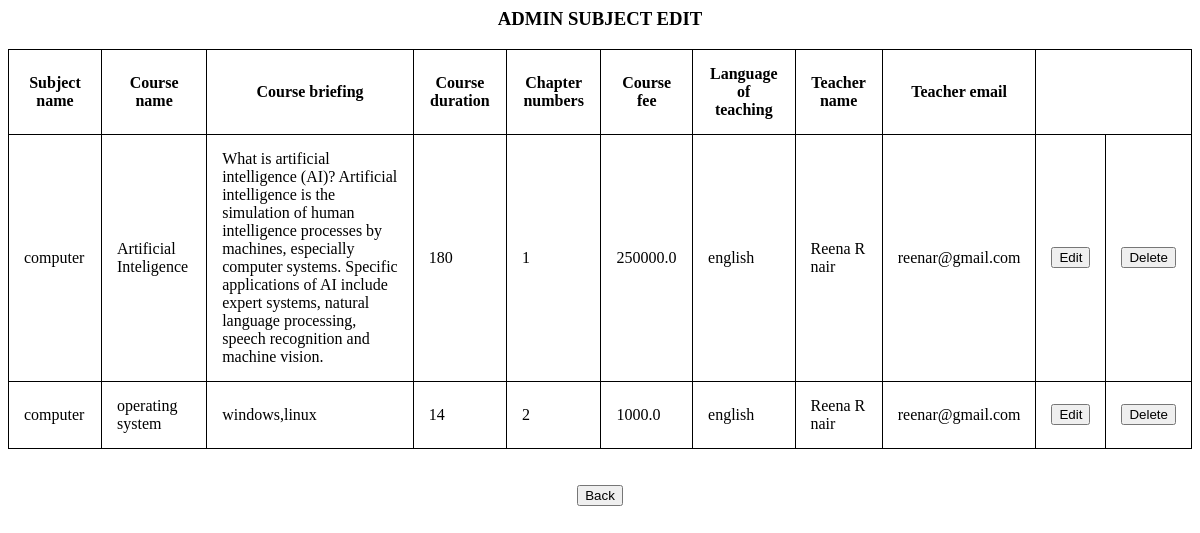
/subject_ad, run on the app's committed database.
### learn/models.py (models this page shows, shortened)
class Subject(models.Model):
    Subject_title = models.CharField(max_length=200, null=True)
    Course_title = models.CharField(max_length=200, null=True)
    Course_brief = models.TextField(null=True)
    Course_duration = models.IntegerField(null=True)
    Num_of_chapters = models.IntegerField(null=True)
    Course_fee = models.FloatField(null=True)
    Language = models.CharField(max_length=200, null=True)
    Chapter_title = models.CharField(max_length=200, null=True)
    Num_of_assignments = models.IntegerField(null=True)
    Chapter_Content_name = models.ImageField(upload_to='media', null = True)
    Chapter_text_content = models.TextField(null=True)
    Chapter_Content_type = models.CharField(max_length=200,null=True)
    Chapter_Content_Is_mandatory = models.BooleanField(null=True)
    Chapter_Content_Time_required_in_sec = models.IntegerField(null=True)
    Chapter_Content_Is_open_for_free = models.BooleanField(null=True)
    Sub_reg = models.ForeignKey(Registration, on_delete=models.SET_NULL, null = True)

class Registration(models.Model):
    First_name = models.CharField(max_length=200, null=True)
    Last_name = models.CharField(max_length=200, null=True)
    Email = models.EmailField(max_length=200, null=True)
    Password = models.CharField(max_length=200, null=True)
    Registration_date = models.DateField(auto_now_add=True, null=True)
    Num_of_courses_enrolled = models.IntegerField(default=0, null=True)
    Num_of_courses_completed = models.IntegerField(default=0, null=True)
    Qualification = models.TextField(null=True)
    Introduction_brief = models.TextField(null=True)
    Image = models.ImageField(upload_to='media', null=True)
    Num_of_enrolled_students = models.IntegerField(null=True)
    Average_review_rating = models.IntegerField(null=True)
    Num_of_reviews = models.IntegerField(null=True)
    About_website = models.TextField(null=True)
    User_role = models.CharField(max_length=200, null=True)
    user = models.OneToOneField(User,on_delete = models.CASCADE, null = True)

### learn/views.py (the view)
# urls.py: path('subject_ad',learn.views.subject_ad,name='subject_ad'),
def subject_ad(request):
   dd = Subject.objects.all()
   gt = Registration.objects.all()
   sub_nam = []
   cou_nam = []
   tea_em = []
   tea_fn = []
   tea_ln = []
   cou_brf = []
   c_d = []
   c_n = []
   c_f = []
   lan = []
   c_id = []
   for i in dd:
       sub_nam.append(i.Subject_title)
       cou_nam.append(i.Course_title)
       cou_brf.append(i.Course_brief)
       c_d.append(i.Course_duration)
       c_n.append(i.Num_of_chapters)
       c_f.append(i.Course_fee)
       lan.append(i.Language)
       c_id.append(i.id)
       for t in gt:
           if t == i.Sub_reg:
               tea_em.append(t.Email)
               tea_fn.append(t.First_name)
               tea_ln.append(t.Last_name)
   lenn = len(sub_nam)
   for z in range(lenn):
       kpk = len(sub_nam)
       r = int(z)
       r += 1
       try:
           a = sub_nam[z]
       except:
           break
       b = cou_nam[z]
       c = tea_em[z]
       for k in range(lenn):
           if int(r) >= int(kpk):
               continue
           try:
               if sub_nam[r] == a and cou_nam[r] == b and tea_em[r] == c:
                   del sub_nam[r]
                   del cou_nam[r]
                   del tea_em[r]
                   del tea_fn[r]
                   del tea_ln[r]
                   del cou_brf[r]
                   del c_d[r]
                   del c_n[r]
                   del c_f[r]
                   del lan[r]
                   del c_id[r]
                   r -= 1
               r += 1
           except:
               break
   grg = zip(sub_nam,cou_nam,tea_em,tea_fn,tea_ln,cou_brf,c_d,c_n,c_f,lan,c_id)
   return render(request,'sub_ad.html',{'grg':grg})

### Templates/sub_ad.html (shortened to what this page needs)
{% load static %}
<html lang="en">
<head>
   <link rel="stylesheet" type="text/css" href="{% static 'trt.css' %}">
</head>
<body class= "pic" background="{% static 'trt.jpg' %}" >
<h3 align="center">ADMIN SUBJECT EDIT</h3>
<table  style="width:100%">
   <tr>
      <th>
         Subject name
      </th>
      <th>
         Course name
      </th>
      <th>
         Course briefing
      </th>
      <th>
         Course duration
      </th>
      <th>
         Chapter numbers
      </th>
      <th>
         Course fee
      </th>
      <th>
         Language of teaching
      </th>
        <th>
         Teacher name
      </th>
        <th>
         Teacher email
      </th>
   </tr>
   {% for a,b,c,d,e,f,g,h,i,j,k in grg %}
   <tr>
      <td>
         {{a}}
      </td>
      <td>
         {{b}}
      </td>
      <td>
         {{f}}
      </td>
      <td>
         {{g}}
      </td>
      <td>
         {{h}}
      </td>
      <td>
         {{i}}
      </td>
      <td>
         {{j}}
      </td>
        <td>
         {{d}} {{e}}
      </td>
        <td>
         {{c}}
      </td>
      <td>
         <button type="submit" onclick="location.href='{% url 'edit_subject1' a b c k %}'" name='t_h'>Edit</button>
      </td>
      <td>
         <button type="submit" onclick="location.href='{% url 'delete_subject1' a b c k %}'" name='del'>Delete</button>
      </td>
   </tr>
   {% endfor %}
</table><br><br>
<div align="center">
   <button type="submit" onclick="location.href='{% url 'admin_home' %}'" name='mybtn2'>Back</button>
</div>
</body>
</html>

### static/trt.css (style rules this page uses)
* { box-sizing: border-box }
.pic { background-repeat: no-repeat; background-attachment: fixed; background-size: cover; background-size: 100%; }

### Templates/sub_ad.html (style rules this page uses)
table, th, td { border: 1px solid black; border-collapse: collapse; }
th, td { padding: 15px; }

### data on the page
Subject: grg "computer", grg "Artificial Inteligence", grg "What is artificial intelligence (AI)? Artificial intelligence is the simulation of human intelligence processes by machines, especially computer systems. Specific applications of AI include expert systems, natural language processing, speech recognition and machine vision.", grg "250000.0", grg "english"
Registration: grg "Reena" "Reena", grg "R nair" "R nair", grg "reenar@gmail.com" "reenar@gmail.com"
Subject: grg "computer", grg "operating system", grg "windows,linux", grg "1000.0", grg "english"

### other printed values
{{ g }} "180" "14"
{{ h }} "1" "2"
